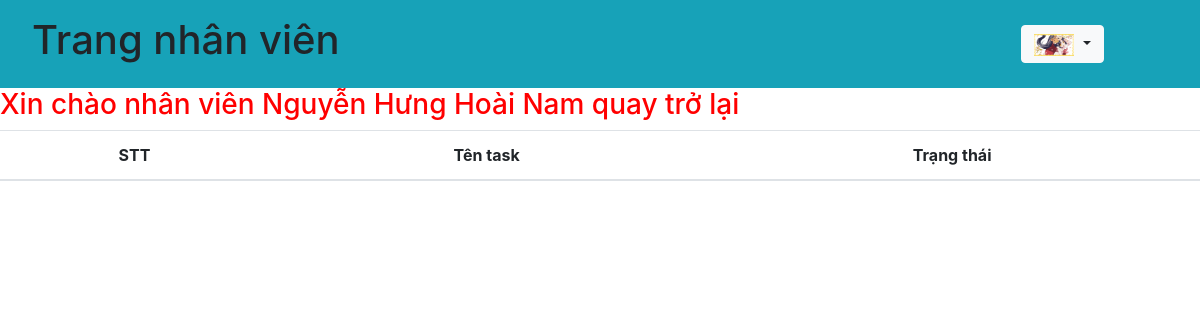
The app's page /index.php (signed in), older data.
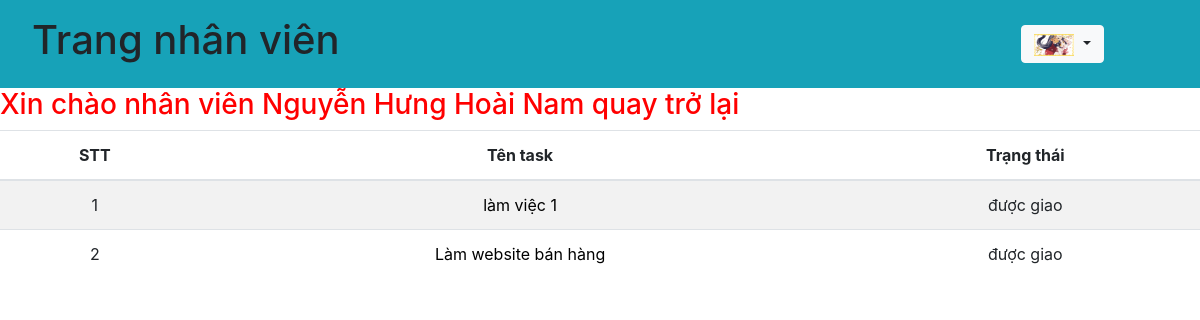
The same page, newer data.
### tables this page shows
CREATE TABLE `task` (
  `id` int(11) NOT NULL,
  `tenTask` varchar(100) NOT NULL,
  `descTask` varchar(100) NOT NULL,
  `nhanvien` varchar(100) NOT NULL,
  `maPB` varchar(50) NOT NULL,
  `deadline` date NOT NULL,
  `status` varchar(100) NOT NULL
);

### db.php (called while the page is built, shortened)
<?php
    function open_database(){
        $conn = mysqli_connect(host, username, password, db);
        return $conn;
    }
    function get_info_nhanvien($username){
        $conn = open_database();
        $sql = "SELECT * FROM nhanvien WHERE username = ?";
        $stmt = $conn->prepare($sql);
        $stmt->bind_param("s", $username);
        if(!$stmt->execute()){
            return array('code' => 1, 'message' =>'Cannot execute query');
        }
        $result = $stmt->get_result();
        $data = $result->fetch_assoc();
        return array('code' => 0, 'message' =>'', 'data' => $data);
    }
    function check_truong_phong($name, $maPB){
        $conn = open_database();
        $sql = "select * from nhanvien n, phongban p where n.name = p.truongphong and n.maPB = p.maPB and n.name = ? and n.maPb = ?";
        $stmt = $conn->prepare($sql);
        $stmt->bind_param('ss', $name, $maPB);
        if(!$stmt->execute()){
            return array('code'=>1, 'message'=>'cannot execute command');
        }
        $result = $stmt->get_result();
        if($result->num_rows == 0){
            return false;
        }
        return true;
    }
    function get_task_by_nhan_vien($name, $maPB){
        $conn = open_database();
        $sql = "select * from task where nhanvien = ? and maPB = ?";
        $stmt = $conn->prepare($sql);
        $stmt->bind_param('ss', $name, $maPB);
        if(!$stmt->execute()){
            return array('code'=>1, 'message'=>'cannot execute message');
        }
        $result = $stmt->get_result();
        if($result->num_rows == 0){
            return array('code'=>2, 'message'=>'Không có công việc nào được giao');
        }
        while ($row = $result->fetch_assoc()){
            $data[] = $row;
        }
        return array('code'=>2, 'message'=>'', 'data'=>$data);
    }
?>

### index.php (the view, shortened to what this page needs)
<?php
    require_once('db.php');
?>
<!DOCTYPE html>
<html lang="en">
<head>
    <link rel="stylesheet" href="https://maxcdn.bootstrapcdn.com/bootstrap/4.5.2/css/bootstrap.min.css">
</head>
<body>
    <?php
        $username = $_SESSION["username"];
        $result = get_info_nhanvien($username);
        if($result['code'] == 0){
            $data = $result['data'];
        }
    ?>
    <nav class="navbar navbar-expand-sm bg-info justify-content-between">
        <div class="nav-item">
            <h1 class="nav-link">Trang nhân viên</h1>
        </div>
        <div class="nav-item">
            <div class="dropdown">
                <button type="button" class="btn btn-light dropdown-toggle" data-toggle="dropdown">
                <img src="<?= $data['image'] ?>" alt="Hinh dai dien" style="max-width: 40px;">
                </button>
            </div>
        </div>
    </nav>
    <?php
    if(!check_truong_phong($data['name'], $data['maPB']) == true){
        $nameOfNv = $data['name'];
        ?>
        <h3 style='color: red;'>Xin chào nhân viên <?=$nameOfNv?> quay trở lại</h3>
        <div class="table-responsive">
            <table class="table table-lg table-striped text-center">
                <thead>
                <tr>
                    <th>STT</th>
                    <th>Tên task </th>
                    <th>Trạng thái</th>
                </tr>
                </thead>
                <tbody>
                <?php
                $stt = 1;
                $resultList = get_task_by_nhan_vien($data['name'], $data['maPB']);
                foreach ($resultList['data'] as $row1) {
                    ?>
                    <tr>
                        <td><?=$stt?></td>
                        <td><a style="text-decoration: none; color: black;" href="api/chiTietTask.php?tenTask=<?=$row1['tenTask']?>"><?=$row1['tenTask']?></a></td>
                        <td><?=$row1['status']?></td>
                    </tr>
                    <?php
                    $stt += 1;
                }
                ?>
                </tbody>
            </table>
        </div>
        <?php
    }
    ?>
</body>
</html>

Row changes from the older to the newer data that the page shows:
added task: tenTask "làm việc 1", status "được giao"
added task: tenTask "Làm website bán hàng", status "được giao"
